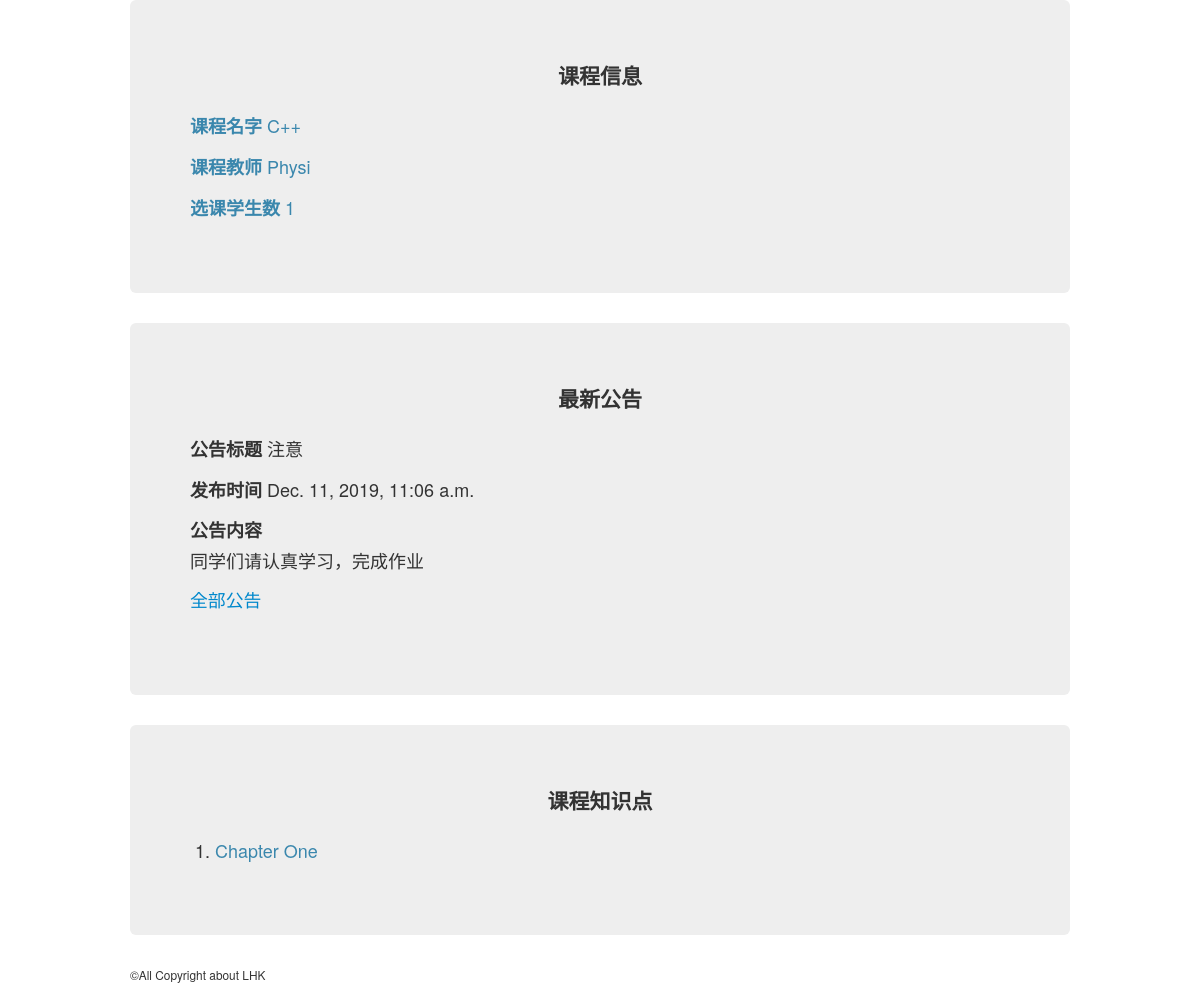
The page /Tapp/course/1/ on the database as committed earlier.
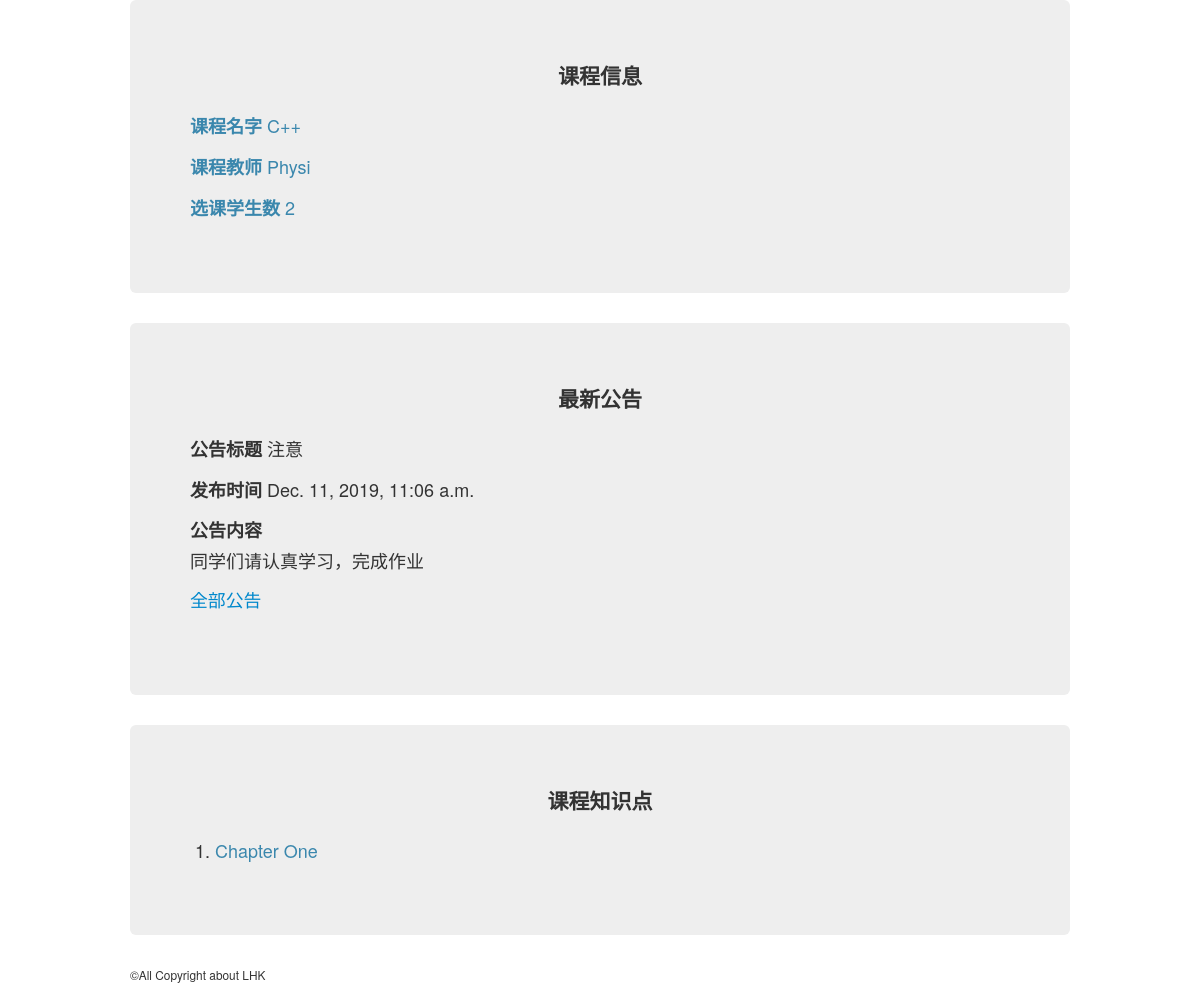
The same page on the database as committed later.
### Tapp/models.py (models this page shows, shortened)
class Course(models.Model):
    teacher = models.ForeignKey(Teacher,on_delete=models.CASCADE)
    students = models.ManyToManyField(Student)
    course_name =  models.CharField(max_length=50) # 课程名字
    course_id = models.CharField(max_length=20,unique=True) # 课程id 唯一 用于辨别课程
    course_starttime = models.DateTimeField("start time") # 课程开始时间
    course_endtime = models.DateTimeField("end time") # 课程结束时间
    course_stu_num = models.IntegerField(default=0) # 学生数

class Teacher(models.Model):
    teacher_name = models.CharField(max_length=20) # 教师名字
    teacher_id = models.CharField(max_length=15,unique=True) # 教师ID 唯一
    teacher_pwd = models.CharField(max_length=30) # 教师密码

class Announcement(models.Model): # 公告
    course = models.ForeignKey(Course,on_delete=models.CASCADE) # 绑定课程
    anno_title = models.CharField(max_length=50) # 标题
    anno_content = models.TextField(default="") # 内容
    anno_pubtime = models.DateTimeField() # 发布时间

class Knowledge(models.Model):
    course = models.ForeignKey(Course,on_delete=models.CASCADE)
    knowledge_name = models.CharField(max_length=30)

### Tapp/views.py (the view)
# urls.py: path('course/<int:pk>/',views.courseDetail,name='courseDetail'),
def courseDetail(request,pk): # 课程信息
    try:
        course = Course.objects.get(pk=pk) # 课程
        announcements = course.announcement_set.all() # 所有公告
        if announcements:
            announcement = announcements.reverse()[0]
        else:
            announcement = None
        knowledges = course.knowledge_set.all() # 知识点
        context = {
            "course":course,
            "announcement":announcement,
            "knowledges":knowledges
        }
        return render(request,'Tapp/courseDetail.html',context)
    except Exception:
        return Http404("No such course")

### Tapp/templates/Tapp/courseDetail.html (shortened to what this page needs)
<head>
    {% load static %}
    <link rel="stylesheet" href="{% static 'Tapp/css/bootstrap.css' %}">
</head>
<body>
    <div class="container">
    {% if course %}
    <div class="hero-unit">
        <p class="lead text-center"><strong>课程信息</strong></p>
        <p class="text-info"><strong>课程名字</strong>  {{ course.course_name }}</p>
        <p class="text-info"><strong>课程教师</strong>  {{ course.teacher.teacher_name }}</p>
        <p class="text-info"><strong>选课学生数</strong>  {{ course.course_stu_num }}</p>
    </div>
    <div class="hero-unit">
        {% if announcement %}
        <fieldset>
            <p class="lead text-center"><strong>最新公告</strong></p>
            <p><strong>公告标题</strong> {{ announcement.anno_title }}</p>
            <p><strong>发布时间</strong>   {{ announcement.anno_pubtime }} </p>
            <p><strong>公告内容</strong><br> {{ announcement.anno_content }} </p>
            <p class="lead"><small><a href="{% url 'Tapp:announcements' course.id %}">全部公告</a></small></p>
        </fieldset>
        {% else %}
            <p class="lead"><small>暂无公告</small></p>
        {% endif %}
    </div>
    <div class="hero-unit">
        {% if knowledges %}
            <p class="lead text-center"><strong>课程知识点</strong></p>
            <ol>
                {% for knowledge in knowledges %}
                    <li ><a href=" {% url 'Tapp:knowledgeDetail' knowledge.id %}" class="text-info">{{knowledge.knowledge_name}} </a></li>
                {% endfor %}
            </ol>
        {% else %}
            <p class="lead"><small>暂无知识点</small></p>
        {% endif %}
    </div>
    {% else %}
        <p>无此课程</p>
    {% endif %}
    </div>
</body>
<footer>
    <div class="container">
        <small>&COPY;All Copyright about LHK</small>
    </div>
</footer>

Rows that differ between the two databases and show on the page:
changed Course "Physi": course_stu_num "1" → "2"
